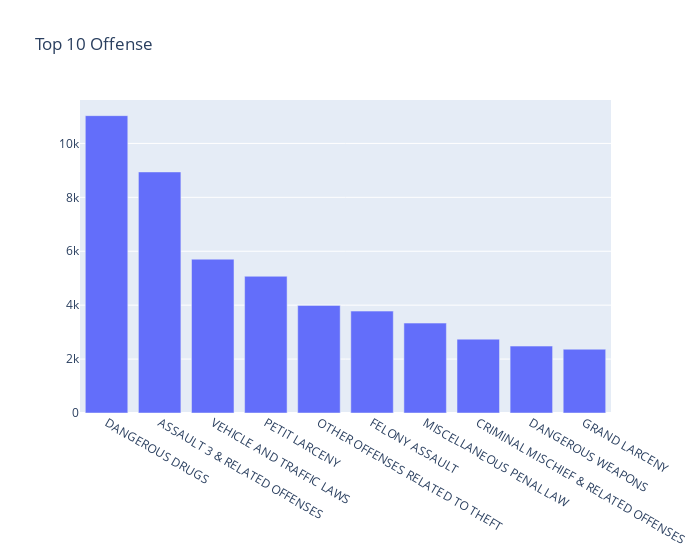

Here is the notebook cell this chart was saved with:
### Markdown cell above
Plotting arrest in 25-44 age group against top 10 offense

### Code cell
fig = go.Figure()
fig.add_trace(go.Bar(x=nyarrest[nyarrest.Age == '25-44'].ofns_desc.value_counts().head(10).index.tolist(), 
                     y = nyarrest[nyarrest.Age == '25-44'].ofns_desc.value_counts().head(10).tolist()
                    ))
fig.update_layout(title = 'Top 10 Offense', width = 700)
fig.show()

### Figure 1 — Plotly figure (JSON) as saved in the notebook; plotly's stock layout.template omitted (floating-point values rounded to 4 significant figures)
{"data": [{"type": "bar", "x": ["DANGEROUS DRUGS", "ASSAULT 3 & RELATED OFFENSES", "VEHICLE AND TRAFFIC LAWS", "PETIT LARCENY", "OTHER OFFENSES RELATED TO THEFT", "FELONY ASSAULT", "MISCELLANEOUS PENAL LAW", "CRIMINAL MISCHIEF & RELATED OFFENSES", "DANGEROUS WEAPONS", "GRAND LARCENY"], "y": [11030, 8942, 5706, 5072, 3992, 3780, 3335, 2739, 2482, 2366]}], "layout": {"title": {"text": "Top 10 Offense"}, "width": 700}}
